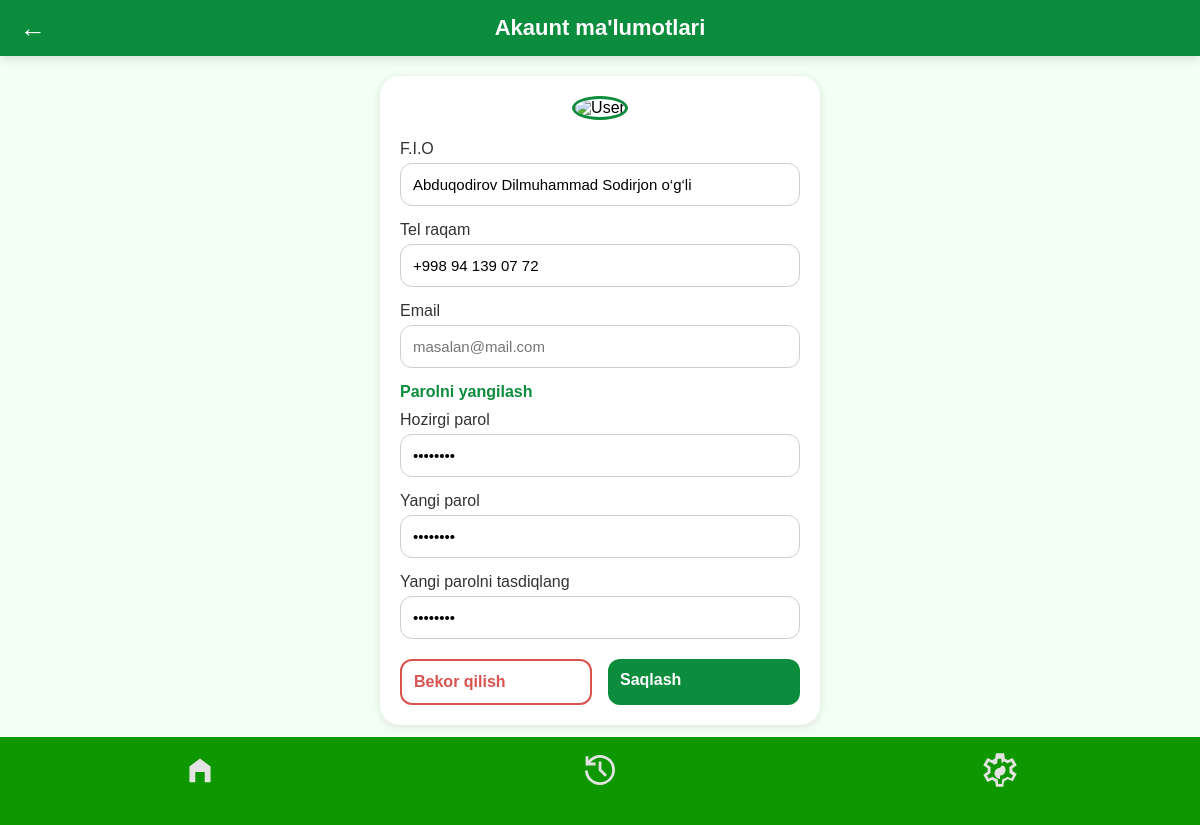
/profile/ (signed in), run on the app's committed database.
### users/models.py (models this page shows, shortened)
class User(AbstractUser):
    username = models.CharField(max_length=15,unique=True)
    passport_serial = models.CharField(max_length=15,unique=True)
    first_name = models.CharField(max_length=100)
    last_name = models.CharField(max_length=100)
    middle_name = models.CharField(max_length=100)
    full_name = models.CharField(max_length=100)
    balance = models.DecimalField(default=0,max_digits=20,decimal_places=0)
    phone_number = models.CharField(max_length=20,null=True,blank=True)
    created_at = models.DateTimeField(auto_now_add=True)
    updated_at = models.DateTimeField(auto_now=True)

### lkrd/views.py (the view)
# urls.py: path('profile/',views.ProfileView.as_view(),name='profile'),
class ProfileView(LoginRequiredMixin,View):
    def get(self,request):
        return render(request,'edit-profile.html')

### lkrd/templates/edit-profile.html (shortened to what this page needs)
<!DOCTYPE html>
<html lang="en">
<head>
</head>
<body>
<div class="top-bar">
    <span class="back-btn" onclick="history.back()">←</span>
    Akaunt ma'lumotlari
</div>
<div class="container">
    <div class="profile-card">
        <div class="avatar-box">
            <img src="https://cdn.vectorstock.com/i/750p/06/32/social-network-default-profile-picture-avatar-icon-vector-57120632.avif" alt="User">
        </div>
        <div class="form-group">
            <label>F.I.O</label>
            <input readonly type="text" value="{{request.user.full_name}}" placeholder="{{request.user.full_name}}">
        </div>
        <div class="form-group">
            <label>Tel raqam</label>
            <input readonly type="tel" value="{{request.user.phone_number}}" placeholder="{{request.user.phone_number}}">
        </div>
        <div class="form-group">
            <label>Email</label>
            <input type="email" placeholder="masalan@mail.com">
        </div>
        <div class="section-title">Parolni yangilash</div>
        <div class="form-group">
            <label>Hozirgi parol</label>
            <input readonly type="password" value="••••••••" placeholder="••••••••">
        </div>
        <div class="form-group">
            <label>Yangi parol</label>
            <input readonly type="password" value="••••••••" placeholder="••••••••">
        </div>
        <div class="form-group">
            <label>Yangi parolni tasdiqlang</label>
            <input readonly type="password" value="••••••••" placeholder="••••••••">
        </div>
        <div class="buttons">
            <a href="{% url 'settings' %}" style="text-decoration: none;" class="cancel-btn">Bekor qilish</a>
            <a href="{% url 'settings' %}" style="text-decoration: none;" class="save-btn">Saqlash</a>
        </div>
    </div>
</div>
{% include 'navbar.html' %}
</body>
</html>

### lkrd/templates/edit-profile.html (style rules this page uses)
* { margin:0;padding:0;box-sizing:border-box;font-family:Arial, sans-serif;-webkit-user-select: none;-moz-user-select: none;-ms-user-select: none;user-select: none; }
body { background:#f3fff5; padding-bottom:80px; }
.top-bar { background:#0c8c3d; padding:15px 20px; color:white; font-size:22px; font-weight:bold; display:flex; justify-content:center; align-items:center; position:relative; box-shadow:0 2px 10px rgba(0,0,0,0.15); }
.back-btn { position:absolute; left:20px; font-size:26px; cursor:pointer; }
.container { max-width:480px; margin:auto; padding:20px; }
.profile-card { background:white; border-radius:20px; padding:20px; box-shadow:0 2px 10px rgba(0,0,0,0.1); }
.avatar-box { text-align:center; margin-bottom:20px; }
.avatar-box img { width:110px; height:110px; border-radius:50%; border:3px solid #0c8c3d; }
.section-title { color:#0c8c3d; margin-top:15px; margin-bottom:10px; font-weight:bold; }
.form-group { display:flex; flex-direction:column; margin-bottom:15px; }
label { color:#333; margin-bottom:5px; }
input { padding:12px; border-radius:12px; border:1px solid #cfcfcf; font-size:15px; }
.buttons { display:flex; justify-content:space-between; margin-top:20px; }
.cancel-btn { width:48%; background:white; border:2px solid #d9534f; border-radius:12px; color:#d9534f; padding:12px; font-weight:bold; }
.save-btn { width:48%; background:#0c8c3d; border:none; border-radius:12px; color:white; padding:12px; font-weight:bold; }

### data on the page
User: user.full_name "Abduqodirov Dilmuhammad Sodirjon o‘g‘li", user.phone_number "+998 94 139 07 72"
